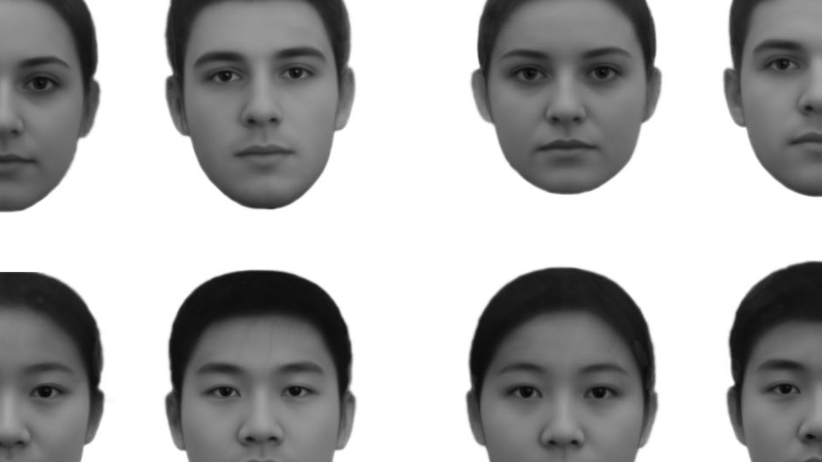
#> input picture photo.jpg, 822 x 462 px
$ python cv.py
#> lines starting #> are read from the running program, lines starting #| are printed output that depends on the picture
import cv2

face_cascade=cv2.CascadeClassifier("haarcascade_frontalface_default.xml")

image=cv2.imread("photo.jpg",0)
#> image is the input picture: shape (462, 822); min 5, max 255, mean 171.6


resized_image=cv2.resize(image,(1000,500))
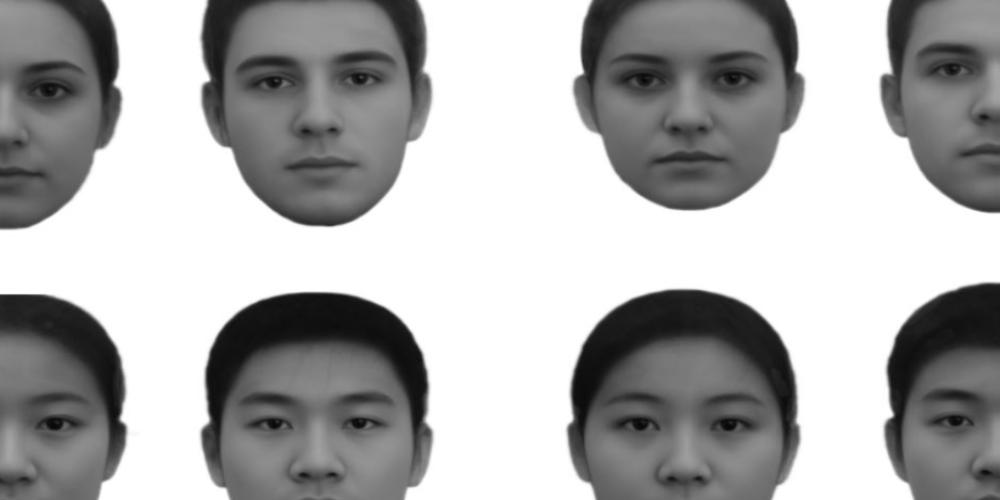
#> resized_image: shape (500, 1000); min 6, max 255, mean 171.5
cv2.imshow("Grey",resized_image)

cv2.waitKey(0)
cv2.destroyAllWindows()
